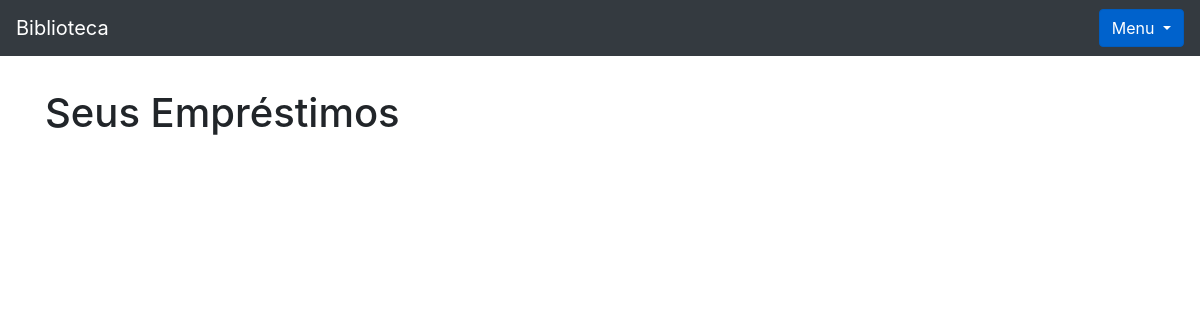
Before: /livro/seus_emprestimos (signed in) with the older database file.
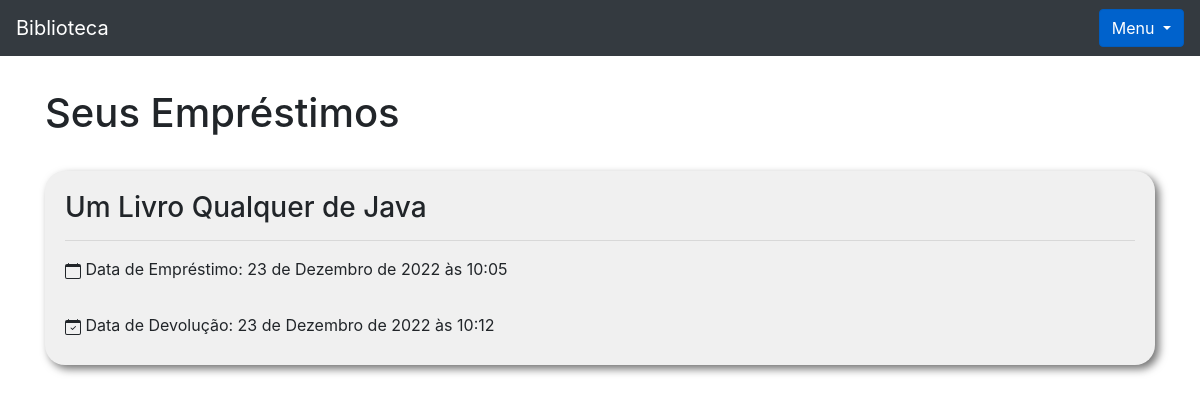
After: the same page with the newer database file.
### livro/models.py (models this page shows, shortened)
class Emprestimo(models.Model):
    choices = (
        ('P', 'Péssimo'),
        ('R', 'Ruim'),
        ('B', 'Bom'),
        ('O', 'Ótimo')
    )
    nome_emprestado = models.ForeignKey(Usuario, on_delete=models.DO_NOTHING, blank = True, null = True)
    nome_emprestado_anonimo = models.CharField(max_length = 30, blank = True, null = True)
    data_emprestimo = models.DateTimeField(default=datetime.datetime.now())
    data_devolucao  = models.DateTimeField(blank = True, null = True) # necessita tambem do null para poder não ser um campo de preenchimento obrigatório
    livro = models.ForeignKey(Livros, on_delete = models.DO_NOTHING)
    avaliacao = models.CharField(max_length=1, choices = choices, blank= True, null=True)

class Livros(models.Model):
    img             = models.ImageField(upload_to='capa_livro', null=True, blank=True)
    nome            = models.CharField(max_length = 100)
    autor           = models.CharField(max_length = 30)
    co_autor        = models.CharField(max_length = 30, blank = True) # blank = True torna não obrigatório o preenchimento do campo mas retorna string vazia
    data_cadastro   = models.DateField(default = date.today) # importa a data do dia automaticamente no campo
    emprestado      = models.BooleanField(default = False)
    categoria       = models.ForeignKey(Categoria, on_delete=models.DO_NOTHING) # se eu apagar a categoria não acontece nada com o livro
    usuario         = models.ForeignKey(Usuario, on_delete=models.DO_NOTHING)
    class Meta:
        verbose_name = 'Livro'
    def __str__(self):
        return self.nome

### livro/views.py (the view)
# urls.py: path('seus_emprestimos', views.seus_emprestimos, name= 'seus_emprestimos'),
def seus_emprestimos(request):
    usuario = Usuario.objects.get(id = request.session['usuario'])
    emprestimos = Emprestimo.objects.filter(nome_emprestado = usuario)
    form = CadastroLivro()
    form.fields['usuario'].initial = request.session['usuario']
    form.fields['categoria'].queryset = Categoria.objects.filter(usuario = usuario)
    form_categoria = CategoriaLivro()
    return render(request, 'seus_emprestimos.html', {'usuario_logado' : request.session['usuario'],
                                                     'emprestimos' : emprestimos,
                                                     'form': form,
                                                     'form_categoria': form_categoria})

### livro/models.py (called while the page is built)
    def __str__(self):
        return self.nome

### livro/templates/seus_emprestimos.html (shortened to what this page needs)
{%extends 'base.html'%}
{%block 'conteudo'%}
<div class="container">
    <h1 style="margin-top: 3%;">Seus Empréstimos</h1>
{% for emprestimo in emprestimos%}
    <div class="cartao">
        <div class="titulo">
            <h3>
                {{emprestimo.livro}}
                <hr>
            </h3>
        </div>
        <div class="corpo">
            <label>&nbspData de Empréstimo: {{emprestimo.data_emprestimo}}</label>
        </div>
        <br>
        <label>&nbspData de Devolução: {% if emprestimo.data_devolucao%}{{emprestimo.data_devolucao}}{%else%}Ainda não devolvido{%endif%}</label>
    </div>
    {%endfor%}
</div>
{%endblock%}

Changed rows visible on the page:
added Emprestimo: livro "Um Livro Qualquer de Java", data_emprestimo "23 de Dezembro de 2022 às 10:05", data_devolucao "23 de Dezembro de 2022 às 10:12"
